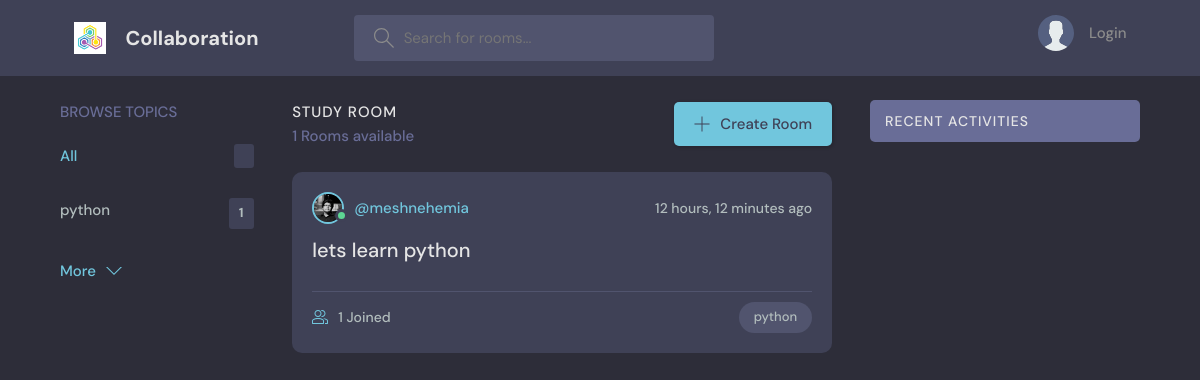
Before: / with the older database file.
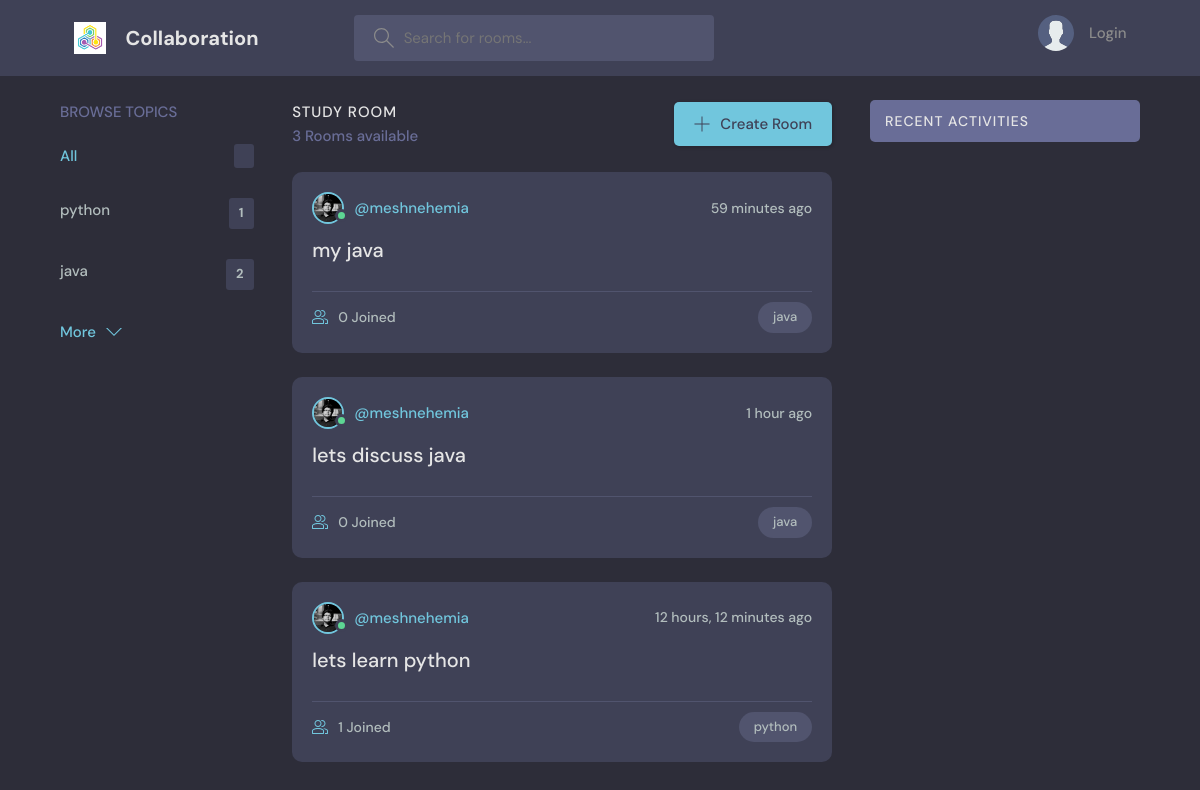
After: the same page with the newer database file.
### socialmedia/models.py (models this page shows, shortened)
class Topic(models.Model):
    name =models.CharField(max_length=200)

class Room(models.Model):
    host =models.ForeignKey(User,on_delete=models.SET_NULL,null=True)
    topic  =models.ForeignKey(Topic,on_delete=models.SET_NULL,null=True)
    name =models.CharField(max_length=200)
    description =models.TextField(null=True,blank=True)
    participants = models.ManyToManyField(User, related_name ='participants',blank=True)
    updated =models.DateTimeField(auto_now=True)
    created =models.DateTimeField(auto_now_add=True)
    class Meta:
        ordering =['-updated' , '-created']

class User(AbstractUser):
    name = models.CharField(max_length=200, null=True)
    email = models.EmailField(unique=True,null =True)
    bio =models.TextField(null=True)
    avator = models.ImageField(null =True,default="avatar.svg")
    USERNAME_FIELD = 'email'
    REQUIRED_FIELDS =[]

### socialmedia/views.py (the view)
# urls.py: path('',views.home,name='home'),
def home(request):
    q = request.GET.get('q') if request.GET.get('q') != None else ''
    rooms =Room.objects.filter(
        Q(topic__name__icontains=q) |
        Q(name__icontains =q)   |
        Q(description__icontains =q)
        )
    topics = Topic.objects.all()[0:5]
    room_count = rooms.count()
    room_messages =Message.objects.filter(Q(room__topic__name__icontains = q))
    context = {'rooms':rooms,'topics':topics,'room_count':room_count,"room_messages":room_messages}
    return render(request,'socialmedia/home.html', context )

### socialmedia/templates/socialmedia/home.html (shortened to what this page needs)
{% extends 'main.html' %}
{%block content%}
    <main class="layout layout--3">
      <div class="container">
        {%include 'socialmedia/topics_component.html' %}
        <div class="roomList">
          <div class="roomList__header">
            <div>
              <h2>Study Room</h2>
              <p>{{room_count}} Rooms available</p>
            </div>
            <a class="btn btn--main" href="{% url 'create-room' %}">
              <svg version="1.1" xmlns="http://www.w3.org/2000/svg" width="32" height="32" viewBox="0 0 32 32">
                <title>add</title>
                <path
                  d="M16.943 0.943h-1.885v14.115h-14.115v1.885h14.115v14.115h1.885v-14.115h14.115v-1.885h-14.115v-14.115z"
                ></path>
              </svg>
              Create Room
            </a>
          </div>
          {%include 'socialmedia/feed_component.html'%}
        </div>
            {%include 'socialmedia/activity_component.html'%}
      </div>
    </main>
{%endblock content %}

### socialmedia/templates/socialmedia/topics_component.html
<div class="topics">
    <div class="topics__header">
      <h2>Browse Topics</h2>
    </div>
    <ul class="topics__list">
      <li>
        <a href="{% url 'home' %}" class="active">All <span>{{topic.count}}</span></a>
      </li>
      {%for topic in topics %}
        <li>
            <a href="{% url 'home' %}?q={{topic.name}}">{{topic.name}} <span>{{topic.room_set.all.count}}</span></a>
        </li>
      {%endfor%}
    </ul>
    <a class="btn btn--link" href="{% url 'topics'%}">
      More
      <svg version="1.1" xmlns="http://www.w3.org/2000/svg" width="32" height="32" viewBox="0 0 32 32">
        <title>chevron-down</title>
        <path d="M16 21l-13-13h-3l16 16 16-16h-3l-13 13z"></path>
      </svg>
    </a>
</div>

### socialmedia/templates/socialmedia/feed_component.html (shortened to what this page needs)
{%for room in rooms%}
    <div class="roomListRoom">
        <div class="roomListRoom__header">
        <a href="{% url 'user-profile' room.host.id %}" class="roomListRoom__author">
            <div class="avatar avatar--small active">
            <img src="{{room.host.avator.url}}" />
            </div>
            <span>@{{room.host.username}}</span>
        </a>
        <div class="roomListRoom__actions">
            <span>{{room.created|timesince}} ago</span>
        </div>
        </div>
        <div class="roomListRoom__content">
        <a href="{% url 'room' room.id%}">{{room.name}}</a>
        </div>
        <div class="roomListRoom__meta">
        <a  href="{% url 'room' room.id%}"  class="roomListRoom__joined">
            {{ room.participants.all.count }} Joined
        </a>
        <p class="roomListRoom__topic">{{room.topic.name}}</p>
        </div>
    </div>
{%endfor%}

Changed rows visible on the page:
added Topic: name "java", room_set.all.count "2"
added Room: host.avator (picture), host.username "meshnehemia", created "59 minutes", name "my java", participants.all.count "0", topic.name "java"
added Room: host.avator (picture), host.username "meshnehemia", created "1 hour", name "lets discuss java", participants.all.count "0", topic.name "java"
Other visible differences:
{{ room_count }}: "1" → "3"
